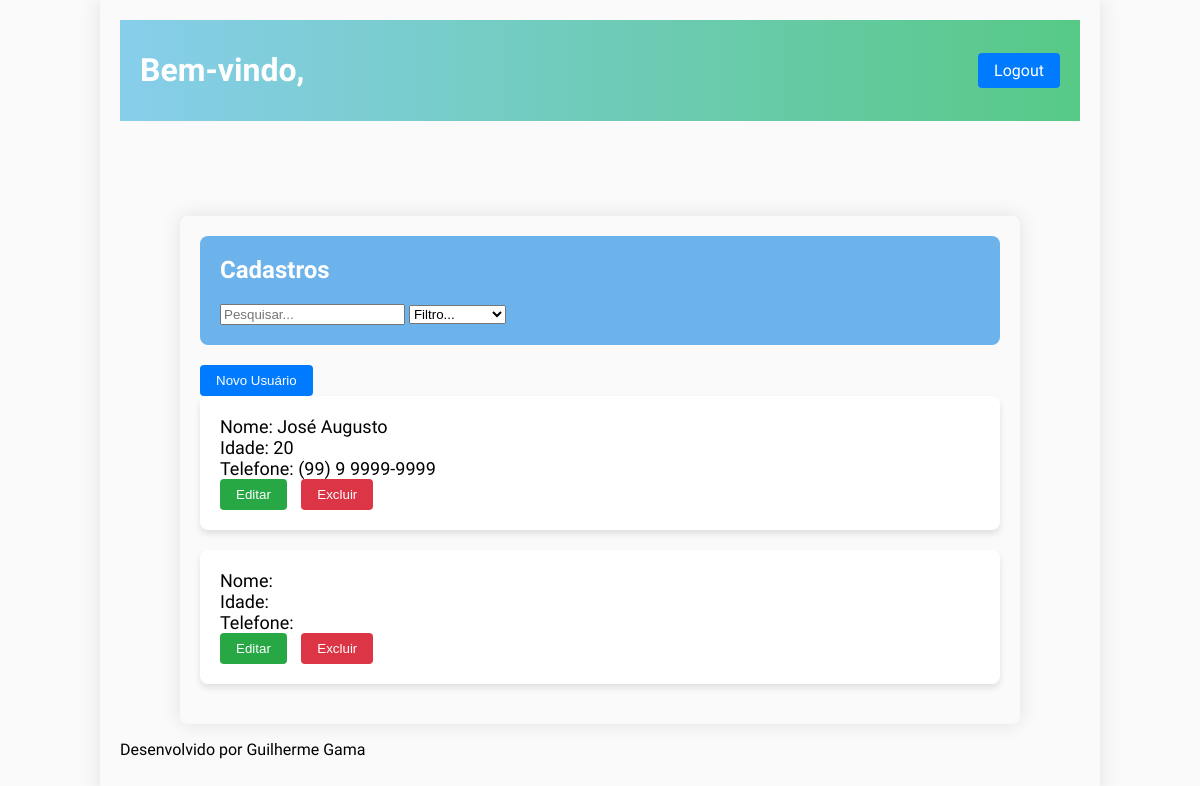
Before: /cadastro/ (signed in) with the older database file.
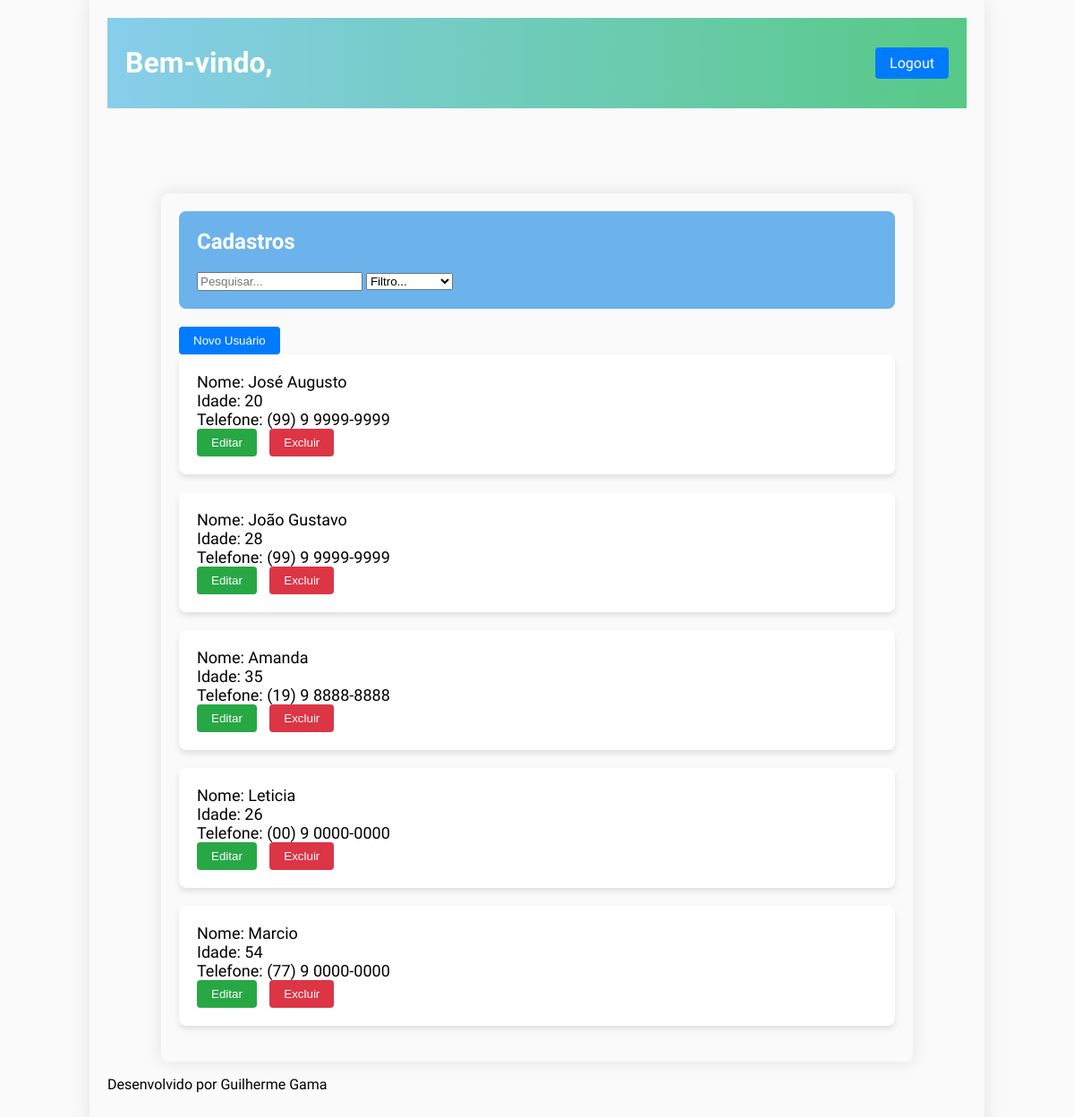
After: the same page with the newer database file.
### core/models.py (models this page shows, shortened)
class Cadastro(models.Model):
    Nome = models.CharField(max_length=100)
    Idade = models.CharField(max_length=3)
    Telefone = models.CharField(max_length=16)
    usuario = models.ForeignKey(User, on_delete= models.CASCADE)
    class Metas:
        db_table = 'Cadastro'

### core/views.py (the view)
# urls.py: path('cadastro/', views.lista_casdastro),
@login_required(login_url='/login/')
def lista_casdastro(request):
    usuario = request.user
    cadastro = Cadastro.objects.filter(usuario=usuario)
    dados = {'cadastros': cadastro}
    return render(request, 'cadastro.html', dados)

### templates/cadastro.html (shortened to what this page needs)
{% extends "model-page.html" %}
{% block content %}
<br><br><br><br><br>
<div class="content-container">
    <div class="w3-container">
        <h2>Cadastros</h2>
        <input type="text" id="searchInput" onkeyup="search()" placeholder="Pesquisar...">
        <select id="filterSelect" onchange="applyFilter()">
            <option value="" disabled selected>Filtro...</option>
        </select>
    </div>
    <ul id="cadastrosList" style="font-size: 18px">
        <a href="funcionario/">
            <button type="button">Novo Usuário</button>
        </a>
        {% for cadastro in cadastros %}
        <li>
            Nome: {{ cadastro.Nome }}<br>
            Idade: {{ cadastro.Idade }} <br>
            Telefone:  {{ cadastro.Telefone }}
            <br>
            <a href="/cadastro/funcionario/?id={{ cadastro.id }}"><button class="edit-button" type="submit">Editar</button></a>
            <a href="/delete/{{cadastro.id}}"><button class="delete-button" type="submit">Excluir</button></a>
        </li>
        {% endfor %}
    </ul>
</div>
{% endblock %}

### templates/model-page.html (shortened to what this page needs)
<!DOCTYPE html>
<html lang="en">
<head>
      {% include "model-header.html" %}
</head>
    <body style="background-color: #FAFAFA; font-family: 'Nunito Sans', sans-serif; padding: 20px;
        max-width: 80%; margin: 0 auto; box-shadow: 0px 0px 20px rgba(0, 0, 0, 0.1);">
        {% block content %} {% endblock %}
        {% include "model-footer.html" %}
    </body>
</html>

### templates/model-header.html (shortened to what this page needs)
<!DOCTYPE html>
<html lang="en">
<head>
</head>
<body>
    <div class="welcome-bar">
        <h1>Bem-vindo, {{ usuario|title }}</h1>
        <a href="/logout" class="logout-button">Logout</a>
    </div>
</body>
</html>

### templates/model-footer.html
<p>Desenvolvido por Guilherme Gama</p>

### templates/model-header.html (style rules this page uses)
.welcome-bar { background: linear-gradient(to right, #87CEEB, #57c986); color: white; padding: 10px 20px; display: flex; justify-content: space-between; align-items: center; }
.logout-button { margin-left: 20px; padding: 8px 16px; background-color: #007bff; color: white; border: none; border-radius: 4px; text-decoration: none; transition: background-color 0.3s ease; }

### templates/cadastro.html (style rules this page uses)
body { background-color: #f4f4f4; font-family: 'Nunito Sans', sans-serif; padding: 20px; }
.content-container { max-width: 800px; margin: 0 auto; box-shadow: 0 0 20px rgba(0, 0, 0, 0.1); border-radius: 8px; padding: 20px; }
.w3-container { background-color: #6cb2eb; color: white; padding: 20px; border-radius: 8px; margin-bottom: 20px; }
h2 { margin-top: 0; }
ul { list-style-type: none; padding: 0; }
li { margin-bottom: 20px; background-color: #ffffff; border-radius: 8px; padding: 20px; box-shadow: 0 4px 6px rgba(0, 0, 0, 0.1); }
button { background-color: #007bff; color: white; border: none; border-radius: 4px; padding: 8px 16px; cursor: pointer; transition: background-color 0.3s ease; }
.edit-button { background-color: #28a745; margin-right: 10px; }
.delete-button { background-color: #dc3545; }

Changed rows visible on the page:
added Cadastro: Nome "João Gustavo", Idade "28", Telefone "(99) 9 9999-9999"
added Cadastro: Nome "Amanda", Idade "35", Telefone "(19) 9 8888-8888"
added Cadastro: Nome "Leticia", Idade "26", Telefone "(00) 9 0000-0000"
added Cadastro: Nome "Marcio", Idade "54", Telefone "(77) 9 0000-0000"
